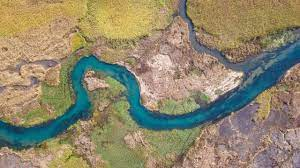
#> input picture otsu_thresholding/images/river.jpg, 300 x 168 px
$ python otsu_threshold.py
#> lines starting #> are read from the running program, lines starting #| are printed output that depends on the picture; after the words box and inside, x2 and y2 are one past the last pixel; in counts of white or black regions, pixels touching at a corner belong together
### otsu_thresholding/src/file_operations.py
import cv2
from pathlib import Path

from matplotlib import pyplot as plt

images_folder = Path(__file__).parents[1].joinpath("images")
assert images_folder.exists(), "Images folder not found"


def open_RGB_image(filename):
#> called with filename = 'river.jpg'
    path = images_folder.joinpath(filename)
    if not path.exists() or not path.is_file():
        print(f"file: {filename} not found")
        return None
    return cv2.imread(str(path), cv2.IMREAD_COLOR)
#> returned value is the input picture: shape (168, 300, 3); mean B, G, R 109.1, 135.1, 143.9


def open_grayscale_image(filename):
    path = images_folder.joinpath(filename)
    if not path.exists() or not path.is_file():
        print(f"file: {filename} not found")
        return None
    return cv2.imread(str(path), cv2.IMREAD_GRAYSCALE)


def save_image(filename, image):
    path = images_folder.joinpath(filename)
    cv2.imwrite(str(path), image)


def save_figure(filename):
    path = images_folder.joinpath(filename)
    plt.savefig(str(path))


def show_image_with_title(image, title="Image"):
    cv2.imshow(title, image)
    cv2.waitKey(0)
    cv2.destroyAllWindows()


# [15 lines that do not run on import are left out]

### otsu_thresholding/src/intensity_histogram.py
import numpy as np
import cv2
from file_operations import *
import matplotlib.pyplot as plt


def get_average_intensity(grayscale_image):
    avg = cv2.mean(grayscale_image)
    return round(avg[0])


def get_intensity_histogram(grayscale_image):
    hist = np.histogram(grayscale_image, bins=256, range=(0, 256))[0]
    return hist.astype(np.float64)


def get_normalized_intensity_histogram(grayscale_image):
    hist = get_intensity_histogram(grayscale_image)
    return np.divide(hist.ravel(), np.sum(hist))


def get_cumulative_normalized_intensity_histogram(grayscale_image):
    histogram = get_normalized_intensity_histogram(grayscale_image)
    return np.cumsum(histogram)


# [12 lines that do not run on import are left out]

### otsu_thresholding/src/otsu_threshold.py
import time

import numpy as np
import cv2
from intensity_histogram import *
from file_operations import *


# Note: q is the cumulative sum of the normalized intensity histogram,
#       so I just calculate this faster using numpy.cumsum()
def recursive_otsu_threshold(image):
    hist = get_normalized_intensity_histogram(image)
    q = np.cumsum(hist)
    average_intensity = get_average_intensity(image)

    mu_1 = np.zeros(256)
    mu_2 = np.zeros(256)

    last_zero_index = 0
    while q[last_zero_index + 1] == 0:
        last_zero_index += 1

    last_one_index = 255
    while q[last_one_index] == 1:
        last_one_index -= 1

    for i in range(last_zero_index, last_one_index):
        mu_1[i + 1] = ((q[i] * mu_1[i]) + ((i + 1) * hist[i + 1])) / q[i + 1]
        mu_2[i + 1] = (average_intensity - (q[i + 1] * mu_1[i + 1])) / (1 - q[i + 1])
        if mu_1[i + 1] < 0:
            mu_1[i + 1] = 0
        if mu_2[i + 1] < 0:
            mu_2[i + 1] = 0
        if mu_1[i + 1] > 255:
            mu_1[i + 1] = 255
        if mu_2[i + 1] > 255:
            mu_2[i + 1] = 255

    max = -np.inf
    threshold = -1

    for i in range(0, 255):
        sigma = q[i] * (1 - q[i]) * ((mu_1[i] - mu_2[i]) ** 2)
        if sigma > max:
            max = sigma
            threshold = i

    return threshold


def binarize(image, threshold):
    return np.where(image > threshold, 255, 0).astype(np.uint8)


def run_river():
    image = open_RGB_image("river.jpg")
    for i in range(3):
        color = ["blue", "green", "red"][i]
        show_image_with_title(image[:, :, i], "River")
        save_image(f"river_{color}.jpg", image[:, :, i])

        hist = get_intensity_histogram(image[:, :, i])
        plt.plot(hist)
        plt.xlim([0, 256])
        save_figure(f"river_{color}_histogram.jpg")
        plt.clf()

        start = time.perf_counter()
        threshold = recursive_otsu_threshold(image[:, :, i])
        end = time.perf_counter()
        binarized_image = binarize(image[:, :, i], threshold)

        print(f"River {color} Results:")
        print(f"Time: {end - start}")
        print(f"Threshold: {round(threshold)}\n")

        show_image_with_title(binarized_image, f"Binarized {color}")
        save_image(f"river_binarized_{color}.jpg", binarized_image)
#> this loop made 3 passes
#> (average_intensity in recursive_otsu_threshold, threshold) on passes 1 to 3: (109, 112), (135, 131), (144, 108)
#| Threshold: 112
#| Threshold: 131
#| Threshold: 108
#> pass 1, in show_image_with_title, `cv2.imshow(title, image)`:
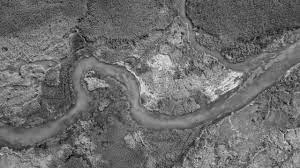
#> window 'River': shape (168, 300); min 0, max 241, mean 109.1
#> pass 1, in save_figure, `plt.savefig(str(path))`:
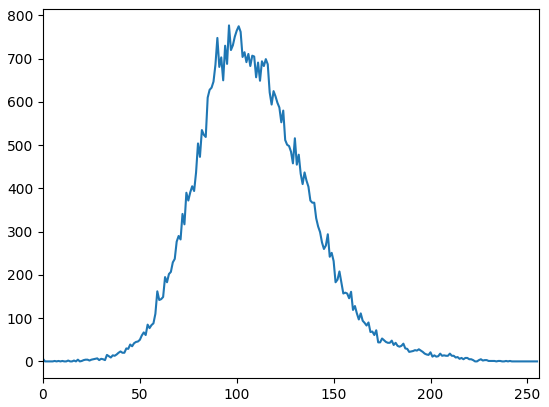
#> figure drawn by matplotlib, 1 panel; curve peaks at x = 96, y = 777
#> pass 1, in run_river, `binarized_image = binarize(image[:, :, i], threshold)`:
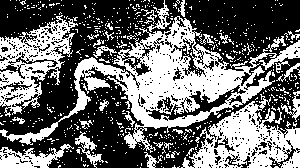
#> binarized_image: shape (168, 300); 42.3% white; 633 white regions (600 under 20 px), largest, box (x1, y1, x2, y2) and area: (0, 16, 300, 153) 9770, (181, 94, 300, 168) 4017, (0, 15, 78, 117) 3241
#> pass 2, in show_image_with_title (call 3), `cv2.imshow(title, image)`:
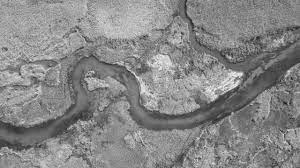
#> window 'River': shape (168, 300); min 18, max 251, mean 135.1
#> pass 2, in run_river, `binarized_image = binarize(image[:, :, i], threshold)`:
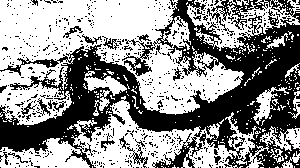
#> binarized_image: shape (168, 300); 56.4% white; 628 black regions (603 under 20 px), largest, box (x1, y1, x2, y2) and area: (0, 0, 300, 168) 18540, (207, 0, 300, 36) 812, (127, 144, 148, 168) 135
#> after the loop:
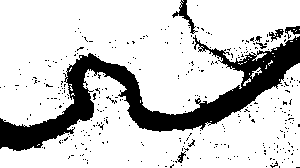
#> binarized_image: shape (168, 300); 80.4% white; 349 black regions (340 under 20 px), largest, box (x1, y1, x2, y2) and area: (0, 35, 300, 151) 8595, (172, 0, 198, 34) 209, (285, 26, 300, 39) 94


def run_lungs():
    image = open_grayscale_image("lungs.jpg")
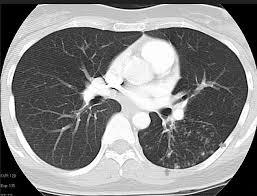
#> input picture otsu_thresholding/images/lungs.jpg, 257 x 196 px
#> in open_grayscale_image, returned value is the input picture: shape (196, 257); min 0, max 255, mean 133.2
    show_image_with_title(image, "Lungs")

    hist = get_intensity_histogram(image)
    plt.plot(hist)
    plt.xlim([0, 256])
    save_figure(f"lungs_histogram.jpg")
    plt.clf()

    start = time.perf_counter()
    threshold = recursive_otsu_threshold(image)
    end = time.perf_counter()

    print("Lungs Results:")
    print(f"Time: {end - start}")
    print(f"Threshold: {round(threshold)}\n")

    binarized_image = binarize(image, threshold)
    show_image_with_title(binarized_image, "Binarized")
    save_image("lungs_binarized.jpg", binarized_image)

    inverted_binarized_image = cv2.bitwise_not(binarized_image)
    show_image_with_title(inverted_binarized_image, "Inverted Binarized")
    save_image("lungs_binarized_inverted.jpg", inverted_binarized_image)


def run_square():
    image = open_grayscale_image("square.jpg")
    show_image_with_title(image, "Square")

    hist = get_intensity_histogram(image)
    plt.plot(hist)
    plt.xlim([0, 256])
    save_figure(f"square_histogram.jpg")
    plt.clf()

    blurred_image = cv2.GaussianBlur(image, (495, 495), sigmaX=np.inf, sigmaY=np.inf)
    blurred_image = cv2.normalize(blurred_image, None, 0, 255, cv2.NORM_MINMAX)
    gradient = cv2.subtract(blurred_image, image)
    gradient = gradient / np.max(gradient)
    gradient = (gradient * 255).astype(np.uint8)

    image_without_gradient = cv2.subtract(image, gradient)
    show_image_with_title(image_without_gradient, "Square without gradient")
    save_image("square_without_gradient.jpg", image_without_gradient)

    hist = get_intensity_histogram(image_without_gradient)
    plt.plot(hist)
    plt.xlim([0, 256])
    save_figure(f"square_pps_histogram.jpg")
    plt.clf()

    start = time.perf_counter()
    threshold = recursive_otsu_threshold(image_without_gradient)
    end = time.perf_counter()

    print("Square Results:")
    print(f"Time: {end - start}")
    print(f"Threshold: {round(threshold)}\n")

    binarized_image = binarize(image_without_gradient, threshold)
    show_image_with_title(binarized_image, "Binarized")
    save_image("square_binarized.jpg", binarized_image)


if __name__ == "__main__":
    run_river()
    run_lungs()
    run_square()
